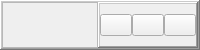
     <widget class="QFrame" name="main_header">
      <property name="enabled">
       <bool>true</bool>
      </property>
      <property name="minimumSize">
       <size>
        <width>0</width>
        <height>30</height>
       </size>
      </property>
      <property name="maximumSize">
       <size>
        <width>16777215</width>
        <height>50</height>
       </size>
      </property>
      <property name="styleSheet">
       <string notr="true"/>
      </property>
      <property name="frameShape">
       <enum>QFrame::WinPanel</enum>
      </property>
      <property name="frameShadow">
       <enum>QFrame::Raised</enum>
      </property>
      <layout class="QHBoxLayout" name="horizontalLayout_2">
       <property name="spacing">
        <number>0</number>
       </property>
       <property name="leftMargin">
        <number>0</number>
       </property>
       <property name="topMargin">
        <number>0</number>
       </property>
       <property name="rightMargin">
        <number>0</number>
       </property>
       <property name="bottomMargin">
        <number>0</number>
       </property>
       <item>
        <widget class="QFrame" name="title_bar_container">
         <property name="maximumSize">
          <size>
           <width>16777215</width>
           <height>50</height>
          </size>
         </property>
         <property name="styleSheet">
          <string notr="true"/>
         </property>
         <property name="frameShape">
          <enum>QFrame::StyledPanel</enum>
         </property>
         <property name="frameShadow">
          <enum>QFrame::Raised</enum>
         </property>
         <widget class="QLabel" name="mentalab_logo">
          <property name="geometry">
           <rect>
            <x>0</x>
            <y>3</y>
            <width>121</width>
            <height>21</height>
           </rect>
          </property>
          <property name="maximumSize">
           <size>
            <width>16777215</width>
            <height>50</height>
           </size>
          </property>
          <property name="text">
           <string/>
          </property>
          <property name="pixmap">
           <pixmap resource="app_resources.qrc">:/image/images/MentalabLogo_full.png</pixmap>
          </property>
          <property name="scaledContents">
           <bool>true</bool>
          </property>
          <property name="wordWrap">
           <bool>true</bool>
          </property>
          <property name="openExternalLinks">
           <bool>false</bool>
          </property>
         </widget>
        </widget>
       </item>
       <item>
        <widget class="QFrame" name="top_right_btns">
         <property name="maximumSize">
          <size>
           <width>100</width>
           <height>16777215</height>
          </size>
         </property>
         <property name="styleSheet">
          <string notr="true"/>
         </property>
         <property name="frameShape">
          <enum>QFrame::WinPanel</enum>
         </property>
         <property name="frameShadow">
          <enum>QFrame::Raised</enum>
         </property>
         <layout class="QHBoxLayout" name="horizontalLayout_3">
          <property name="spacing">
           <number>0</number>
          </property>
          <property name="leftMargin">
           <number>0</number>
          </property>
          <property name="topMargin">
           <number>0</number>
          </property>
          <property name="rightMargin">
           <number>0</number>
          </property>
          <property name="bottomMargin">
           <number>0</number>
          </property>
          <item>
           <widget class="QPushButton" name="btn_minimize">
            <property name="cursor">
             <cursorShape>PointingHandCursor</cursorShape>
            </property>
            <property name="styleSheet">
             <string notr="true"/>
            </property>
            <property name="text">
             <string/>
            </property>
            <property name="icon">
             <iconset resource="app_resources.qrc">
              <normaloff>:/icons/icons/icon_minimize.png</normaloff>:/icons/icons/icon_minimize.png</iconset>
            </property>
            <property name="iconSize">
             <size>
              <width>24</width>
              <height>24</height>
             </size>
            </property>
           </widget>
          </item>
          <item>
           <widget class="QPushButton" name="btn_restore">
            <property name="cursor">
             <cursorShape>PointingHandCursor</cursorShape>
            </property>
            <property name="styleSheet">
             <string notr="true"/>
            </property>
            <property name="text">
             <string/>
            </property>
            <property name="icon">
             <iconset resource="app_resources.qrc">
              <normaloff>:/icons/icons/icon_maximize.png</normaloff>:/icons/icons/icon_maximize.png</iconset>
            </property>
            <property name="iconSize">
             <size>
              <width>24</width>
              <height>24</height>
             </size>
            </property>
           </widget>
          </item>
          <item>
           <widget class="QPushButton" name="btn_close">
            <property name="cursor">
             <cursorShape>PointingHandCursor</cursorShape>
            </property>
            <property name="styleSheet">
             <string notr="true"/>
            </property>
            <property name="text">
             <string/>
            </property>
            <property name="icon">
             <iconset resource="app_resources.qrc">
              <normaloff>:/icons/icons/cil-x.png</normaloff>:/icons/icons/cil-x.png</iconset>
            </property>
            <property name="iconSize">
             <size>
              <width>24</width>
              <height>24</height>
             </size>
            </property>
           </widget>
          </item>
         </layout>
        </widget>
       </item>
      </layout>
     </widget>
